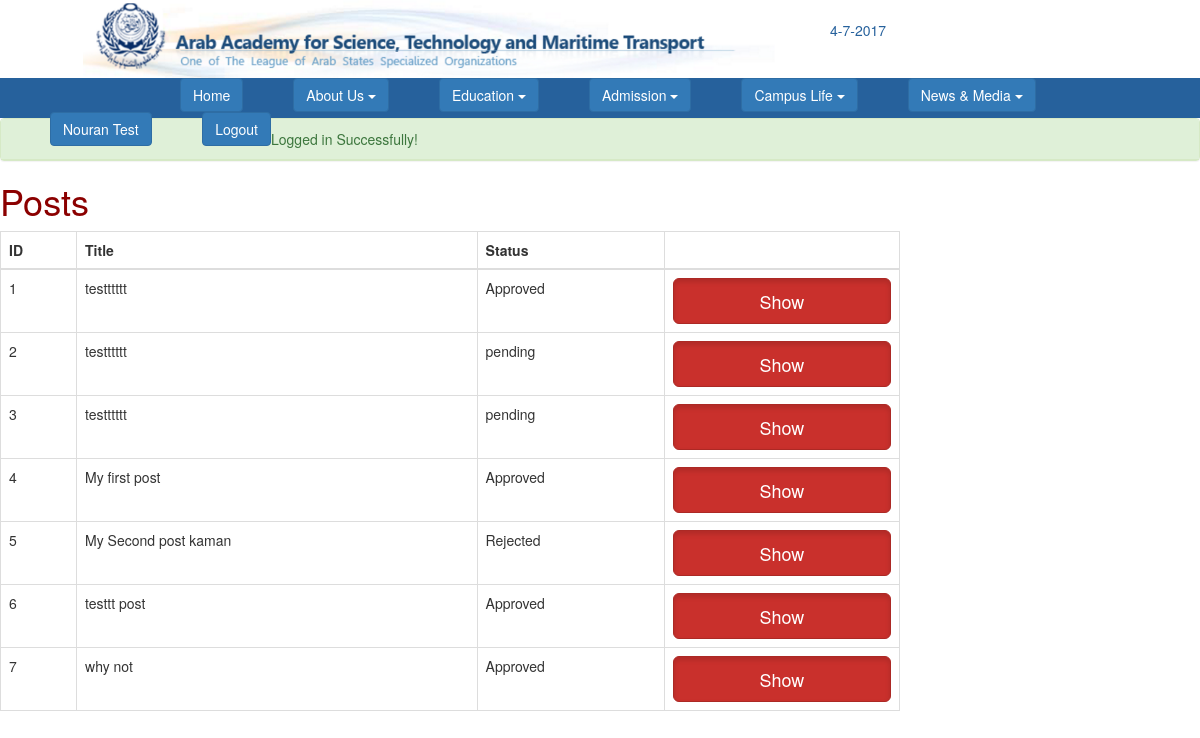
The app's page /posts/show_self_posts.php (signed in) with its own data.
### tables this page shows
CREATE TABLE `post` (
  `id` int(100) NOT NULL,
  `stID` int(11) DEFAULT NULL,
  `BlgID` varchar(10) NOT NULL,
  `title` varchar(100) DEFAULT NULL,
  `PDate` datetime NOT NULL,
  `PContent` text NOT NULL,
  `status` varchar(10) DEFAULT NULL
);

### posts/show_self_posts.php (the view, shortened to what this page needs)
<?php
	require_once("C:\\xampp\\htdocs\\webproject\\". '/Header.php');
?>
<div id="show_pending_posts" style="width:75%">
<?php
	if ($_SERVER['REQUEST_METHOD'] === 'GET') {
		$page = $_GET['page'];
		$records_per_page = 10;
		$start = $page * $records_per_page;
		$query = "SELECT id, title, status from post where stID=".$_SESSION['current_user']['id']." limit $start, $records_per_page";
		$posts = mysql_query($query) or die ("Couldn’t execute query. " . mysql_error());
		echo "<h1 align= \"left\" style=\" color:#8B0000\"> Posts </h1>";
		echo "<table id='table12345555' class=\"table table-bordered table-inverse\">";
		echo "<thead>";
		echo "<tr>\n";
		echo "<th>ID</th>";
		echo "<th>Title</th>";
		echo "<th>Status</th>";
		echo "<th></th>";
		echo "</tr>\n";
		echo "</thead>";
		echo "<tbody>";
		while ($post = mysql_fetch_array($posts)) {
			echo "<tr>\n";
			echo "<td>".$post['id']."</td>";
			echo "<td>".$post['title']."</td>";
			echo "<td>".$post['status']."</td>";
			echo "<td> <a href= ".SHOW_POST_URL."?id=".$post['id']." class=\"btn btn-danger btn-lg active btn-block\" role=\"button\" > Show </a> </td>";
			echo "</tr>\n";
		}
		echo "</tbody>";
		echo "</table>\n";
	}
?>
</div>
<?php
	require_once("C:\\xampp\\htdocs\\webproject\\". '/Footer.php');
?>

### records on screen
post: id "1", title "testttttt", status "Approved"
post: id "2", title "testttttt", status "pending"
post: id "3", title "testttttt", status "pending"
post: id "4", title "My first post", status "Approved"
post: id "5", title "My Second post kaman", status "Rejected"
post: id "6", title "testtt post", status "Approved"
post: id "7", title "why not", status "Approved"

### other values on screen
fullname() "Nouran Test"
$_SESSION['notices'][$x] "Logged in Successfully!"
